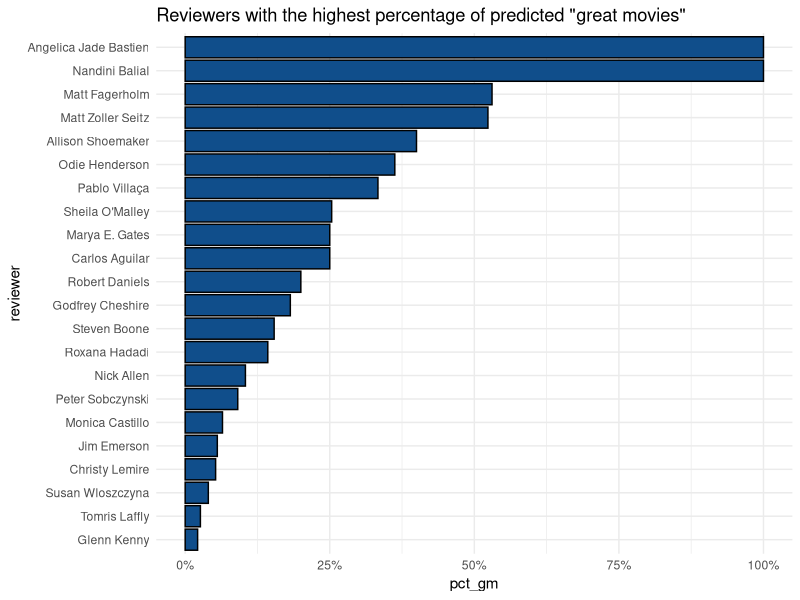
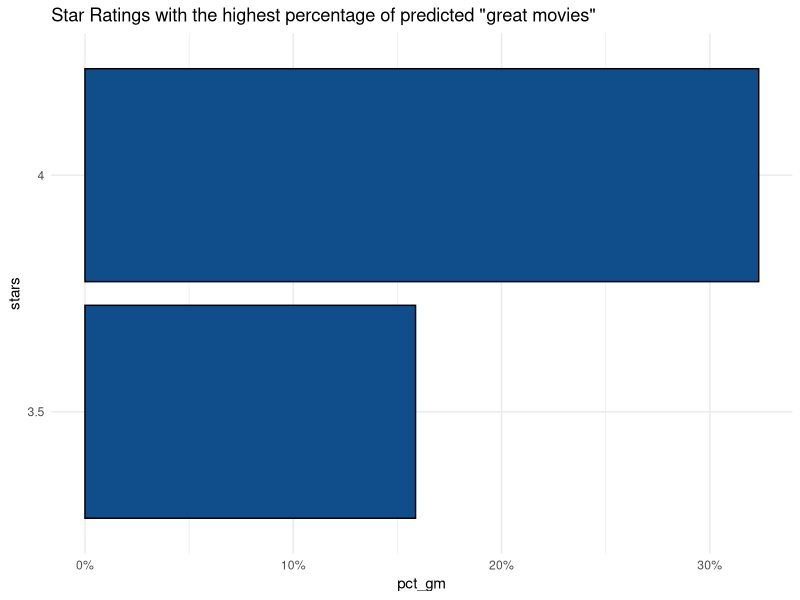
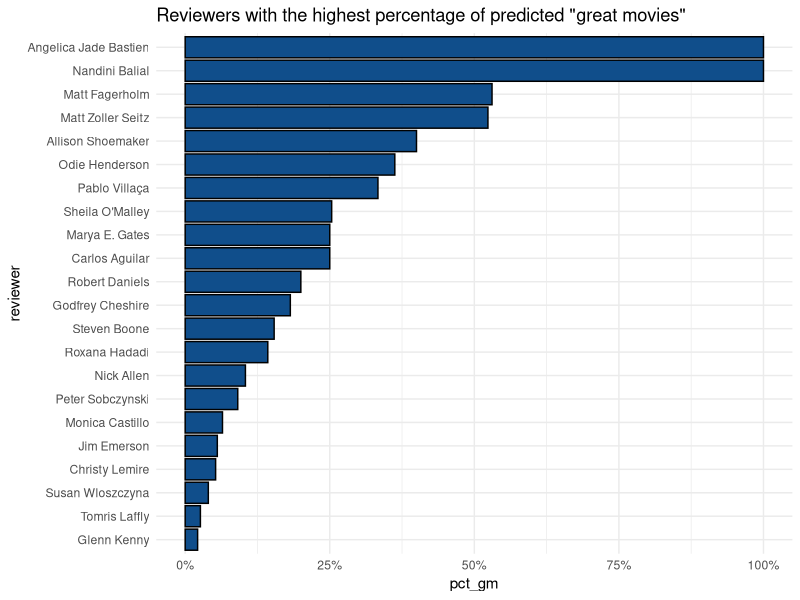
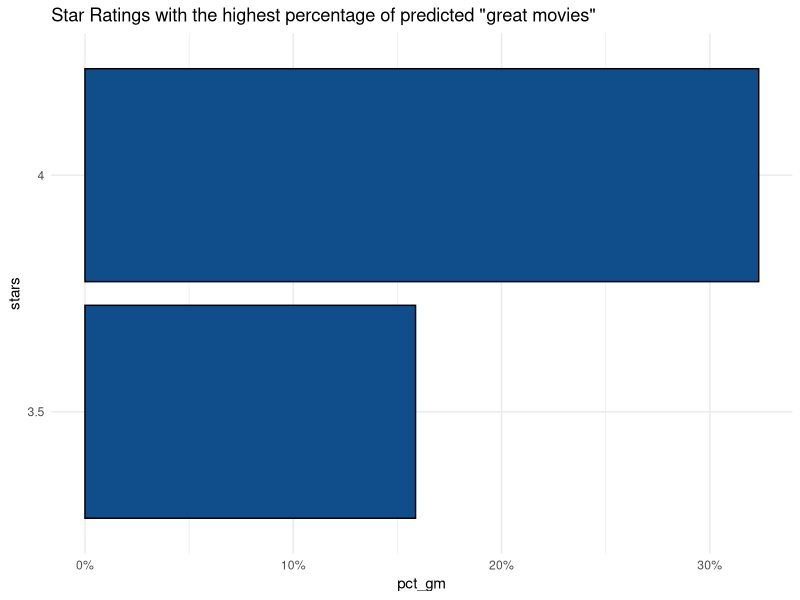

Reproduce these figures in R, in order. (Note: this script raises an error after producing the figures.)

library(data.table)
library(magrittr)
library(ggplot2)

setwd('~/School/assignment_1/problem_2/')

# tree
df = fread('predicted-gm-non-ebert.csv')

df$gm_predicted %>% mean()
# 20.9% labelled as great movies

df[order(-gm_predicted_prob)] %>%
  head(50)

D = df[, .(pct_gm = mean(gm_predicted)), reviewer] %>%
  .[order(pct_gm)]

D[, reviewer := factor(reviewer, as.character(D$reviewer))]

(
  plot = D[pct_gm > 0] %>%
    ggplot(aes(x = pct_gm, y = reviewer)) +
    geom_col(fill='dodgerblue4', color='black') +
    theme_minimal() +
    scale_x_continuous(labels=function(x){sprintf("%s%%", x*100)}) +
    labs(title='Reviewers with the highest percentage of predicted "great movies"')
)

ggsave('pct_gm_by_reviewer.png', plot, width=7, height=4, dpi=200)


D = df[, .(pct_gm = mean(gm_predicted)), stars] %>%
  .[order(pct_gm)]

(
  plot = D[pct_gm > 0] %>%
    ggplot(aes(x = pct_gm, y = as.character(stars))) +
    geom_col(fill='dodgerblue4', color='black') +
    theme_minimal() +
    scale_x_continuous(labels=function(x){sprintf("%s%%", x*100)}) +
    labs(y='stars',
         title='Star Ratings with the highest percentage of predicted "great movies"'
         )
)

ggsave('pct_gm_by_stars.png', plot, width=7, height=4, dpi=200)


D = df[, .(title, link, gm_predicted_prob)]

D[order(-gm_predicted_prob, title), sprintf("[%s](%s), p=%.4f", title, link, gm_predicted_prob)] %>%
  cat(sep = "\n * ", file='predicted_great_movies.md')

(
  plot = D[pct_gm > 0] %>%
    ggplot(aes(x = pct_gm, y = as.character(stars))) +
    geom_col(fill='dodgerblue4', color='black') +
    theme_minimal() +
    scale_x_continuous(labels=function(x){sprintf("%s%%", x*100)}) +
    labs(y='stars')
)





